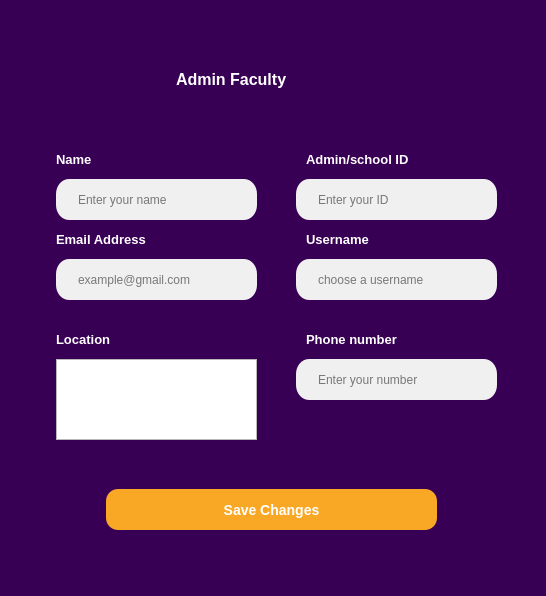
<?xml version="1.0" encoding="UTF-8"?>
<ui version="4.0">
 <class>Dialog</class>
 <widget class="QDialog" name="Dialog">
  <property name="geometry">
   <rect>
    <x>0</x>
    <y>0</y>
    <width>546</width>
    <height>596</height>
   </rect>
  </property>
  <property name="windowTitle">
   <string>Dialog</string>
  </property>
  <widget class="QStackedWidget" name="stackedWidget">
   <property name="geometry">
    <rect>
     <x>-54</x>
     <y>-1</y>
     <width>600</width>
     <height>600</height>
    </rect>
   </property>
   <property name="minimumSize">
    <size>
     <width>600</width>
     <height>600</height>
    </size>
   </property>
   <property name="maximumSize">
    <size>
     <width>600</width>
     <height>600</height>
    </size>
   </property>
   <property name="styleSheet">
    <string notr="true">QPushButton {
 
	color: rgb(255, 255, 255);
	background-color: rgb(249, 168, 38);
border: 0px solid;
border-radius: 12px;
font: bold 14px;
}

QPushButton:hover {
	
	background-color: rgb(255, 215, 157);
	color: rgb(0, 0, 0);
}

QLineEdit {

border:0px solid rgb(37,45,56);
	background-color: rgb(240, 240, 240);
border-radius: bold 15px;
	color: rgb(0, 0, 0);
padding-left: 20px;
padding-right: 20px;
}

QLineEdit:hover {
border: 2px solid white;
}

QStackedWidget {
	background-color: rgb(56, 0, 84);
}

QDialog {

}
QLabel {
color:white;
}
</string>
   </property>
   <property name="currentIndex">
    <number>0</number>
   </property>
   <widget class="QWidget" name="UserInfo">
    <widget class="QLineEdit" name="name_edit">
     <property name="geometry">
      <rect>
       <x>110</x>
       <y>180</y>
       <width>201</width>
       <height>41</height>
      </rect>
     </property>
     <property name="styleSheet">
      <string notr="true"/>
     </property>
     <property name="text">
      <string/>
     </property>
     <property name="echoMode">
      <enum>QLineEdit::Normal</enum>
     </property>
     <property name="placeholderText">
      <string>Enter your name</string>
     </property>
    </widget>
    <widget class="QLabel" name="label_6">
     <property name="geometry">
      <rect>
       <x>110</x>
       <y>150</y>
       <width>91</width>
       <height>21</height>
      </rect>
     </property>
     <property name="font">
      <font>
       <family>Nirmala UI</family>
       <pointsize>10</pointsize>
       <weight>75</weight>
       <bold>true</bold>
      </font>
     </property>
     <property name="styleSheet">
      <string notr="true">
background-color: rgba(0,0,0,0%);</string>
     </property>
     <property name="text">
      <string>Name</string>
     </property>
    </widget>
    <widget class="QLineEdit" name="userID_edit">
     <property name="geometry">
      <rect>
       <x>350</x>
       <y>180</y>
       <width>201</width>
       <height>41</height>
      </rect>
     </property>
     <property name="styleSheet">
      <string notr="true"/>
     </property>
     <property name="text">
      <string/>
     </property>
     <property name="echoMode">
      <enum>QLineEdit::Normal</enum>
     </property>
     <property name="placeholderText">
      <string>Enter your ID</string>
     </property>
    </widget>
    <widget class="QLineEdit" name="email_edit">
     <property name="geometry">
      <rect>
       <x>110</x>
       <y>260</y>
       <width>201</width>
       <height>41</height>
      </rect>
     </property>
     <property name="styleSheet">
      <string notr="true"/>
     </property>
     <property name="text">
      <string/>
     </property>
     <property name="echoMode">
      <enum>QLineEdit::Normal</enum>
     </property>
     <property name="placeholderText">
      <string>example@gmail.com</string>
     </property>
    </widget>
    <widget class="QLabel" name="label_7">
     <property name="geometry">
      <rect>
       <x>110</x>
       <y>230</y>
       <width>121</width>
       <height>21</height>
      </rect>
     </property>
     <property name="font">
      <font>
       <family>Nirmala UI</family>
       <pointsize>10</pointsize>
       <weight>75</weight>
       <bold>true</bold>
      </font>
     </property>
     <property name="styleSheet">
      <string notr="true">
background-color: rgba(0,0,0,0%);</string>
     </property>
     <property name="text">
      <string>Email Address</string>
     </property>
    </widget>
    <widget class="QLabel" name="label_8">
     <property name="geometry">
      <rect>
       <x>360</x>
       <y>150</y>
       <width>161</width>
       <height>21</height>
      </rect>
     </property>
     <property name="font">
      <font>
       <family>Nirmala UI</family>
       <pointsize>10</pointsize>
       <weight>75</weight>
       <bold>true</bold>
      </font>
     </property>
     <property name="styleSheet">
      <string notr="true">
background-color: rgba(0,0,0,0%);</string>
     </property>
     <property name="text">
      <string>Admin/school ID</string>
     </property>
    </widget>
    <widget class="QLineEdit" name="phonenum_edit">
     <property name="geometry">
      <rect>
       <x>350</x>
       <y>360</y>
       <width>201</width>
       <height>41</height>
      </rect>
     </property>
     <property name="styleSheet">
      <string notr="true"/>
     </property>
     <property name="text">
      <string/>
     </property>
     <property name="echoMode">
      <enum>QLineEdit::Normal</enum>
     </property>
     <property name="placeholderText">
      <string>Enter your number</string>
     </property>
    </widget>
    <widget class="QLabel" name="label_9">
     <property name="geometry">
      <rect>
       <x>360</x>
       <y>230</y>
       <width>121</width>
       <height>21</height>
      </rect>
     </property>
     <property name="font">
      <font>
       <family>Nirmala UI</family>
       <pointsize>10</pointsize>
       <weight>75</weight>
       <bold>true</bold>
      </font>
     </property>
     <property name="styleSheet">
      <string notr="true">
background-color: rgba(0,0,0,0%);</string>
     </property>
     <property name="text">
      <string>Username</string>
     </property>
    </widget>
    <widget class="QLabel" name="label_10">
     <property name="geometry">
      <rect>
       <x>110</x>
       <y>330</y>
       <width>121</width>
       <height>21</height>
      </rect>
     </property>
     <property name="font">
      <font>
       <family>Nirmala UI</family>
       <pointsize>10</pointsize>
       <weight>75</weight>
       <bold>true</bold>
      </font>
     </property>
     <property name="styleSheet">
      <string notr="true">
background-color: rgba(0,0,0,0%);</string>
     </property>
     <property name="text">
      <string>Location</string>
     </property>
    </widget>
    <widget class="QLabel" name="label_11">
     <property name="geometry">
      <rect>
       <x>350</x>
       <y>330</y>
       <width>121</width>
       <height>21</height>
      </rect>
     </property>
     <property name="font">
      <font>
       <family>Nirmala UI</family>
       <pointsize>10</pointsize>
       <weight>75</weight>
       <bold>true</bold>
      </font>
     </property>
     <property name="styleSheet">
      <string notr="true">color: rgb(94, 34, 127);
background-color: rgba(0,0,0,0%);</string>
     </property>
     <property name="text">
      <string/>
     </property>
    </widget>
    <widget class="QLabel" name="label_13">
     <property name="geometry">
      <rect>
       <x>360</x>
       <y>330</y>
       <width>121</width>
       <height>21</height>
      </rect>
     </property>
     <property name="font">
      <font>
       <family>Nirmala UI</family>
       <pointsize>10</pointsize>
       <weight>75</weight>
       <bold>true</bold>
      </font>
     </property>
     <property name="styleSheet">
      <string notr="true">
background-color: rgba(0,0,0,0%);</string>
     </property>
     <property name="text">
      <string>Phone number</string>
     </property>
    </widget>
    <widget class="QLineEdit" name="username_edit">
     <property name="geometry">
      <rect>
       <x>350</x>
       <y>260</y>
       <width>201</width>
       <height>41</height>
      </rect>
     </property>
     <property name="styleSheet">
      <string notr="true"/>
     </property>
     <property name="text">
      <string/>
     </property>
     <property name="echoMode">
      <enum>QLineEdit::Normal</enum>
     </property>
     <property name="placeholderText">
      <string>choose a username</string>
     </property>
    </widget>
    <widget class="QPushButton" name="savechanges_buttn">
     <property name="geometry">
      <rect>
       <x>160</x>
       <y>490</y>
       <width>331</width>
       <height>41</height>
      </rect>
     </property>
     <property name="font">
      <font>
       <pointsize>-1</pointsize>
       <weight>75</weight>
       <italic>false</italic>
       <bold>true</bold>
      </font>
     </property>
     <property name="styleSheet">
      <string notr="true"/>
     </property>
     <property name="text">
      <string>Save Changes</string>
     </property>
    </widget>
    <widget class="QLabel" name="label_21">
     <property name="geometry">
      <rect>
       <x>70</x>
       <y>30</y>
       <width>201</width>
       <height>101</height>
      </rect>
     </property>
     <property name="font">
      <font>
       <family>Nirmala UI</family>
       <pointsize>10</pointsize>
       <weight>75</weight>
       <bold>true</bold>
      </font>
     </property>
     <property name="styleSheet">
      <string notr="true">color: rgb(94, 34, 127);
background-color: rgba(0,0,0,0%);</string>
     </property>
     <property name="text">
      <string/>
     </property>
     <property name="pixmap">
      <pixmap>photos/7.svg</pixmap>
     </property>
     <property name="scaledContents">
      <bool>true</bool>
     </property>
    </widget>
    <widget class="QLabel" name="name_user">
     <property name="geometry">
      <rect>
       <x>230</x>
       <y>60</y>
       <width>171</width>
       <height>41</height>
      </rect>
     </property>
     <property name="font">
      <font>
       <family>Nirmala UI</family>
       <pointsize>12</pointsize>
       <weight>75</weight>
       <bold>true</bold>
      </font>
     </property>
     <property name="styleSheet">
      <string notr="true">
background-color: rgba(0,0,0,0%);</string>
     </property>
     <property name="text">
      <string>Admin Faculty</string>
     </property>
    </widget>
    <widget class="QTextEdit" name="textEdit_location">
     <property name="geometry">
      <rect>
       <x>110</x>
       <y>360</y>
       <width>201</width>
       <height>81</height>
      </rect>
     </property>
    </widget>
    <zorder>label_21</zorder>
    <zorder>name_edit</zorder>
    <zorder>userID_edit</zorder>
    <zorder>email_edit</zorder>
    <zorder>label_7</zorder>
    <zorder>label_8</zorder>
    <zorder>phonenum_edit</zorder>
    <zorder>label_9</zorder>
    <zorder>label_10</zorder>
    <zorder>label_11</zorder>
    <zorder>label_13</zorder>
    <zorder>username_edit</zorder>
    <zorder>savechanges_buttn</zorder>
    <zorder>name_user</zorder>
    <zorder>label_6</zorder>
    <zorder>textEdit_location</zorder>
   </widget>
  </widget>
 </widget>
 <resources/>
 <connections/>
</ui>
